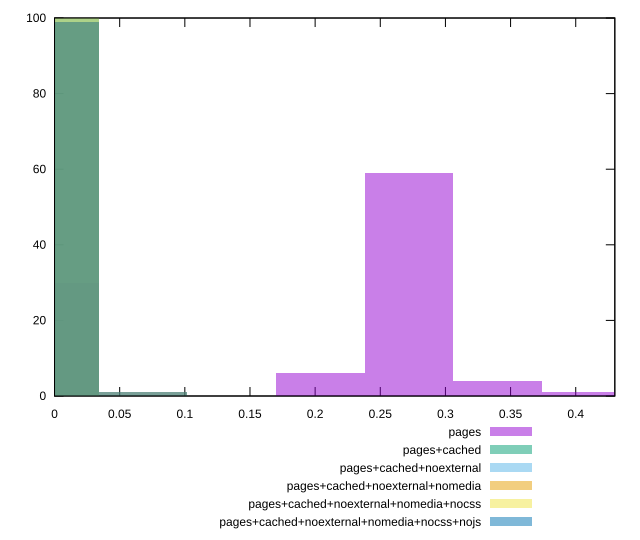

gnuplot code for this plot:
reset

$pages <<EOF
0.4081057584054284 1
0.27207050560361895 59
0.3400881320045237 4
0.2040528792027142 6
0 30
EOF

$pagesCached <<EOF
0 100
EOF

$pagesCachedNoexternal <<EOF
0 100
EOF

$pagesCachedNoexternalNomedia <<EOF
0 99
0.06801762640090474 1
EOF

$pagesCachedNoexternalNomediaNocss <<EOF
0 100
EOF

$pagesCachedNoexternalNomediaNocssNojs <<EOF
0 99
0.06801762640090474 1
EOF

set key outside below
set boxwidth 0.06801762640090474
set xrange [0:0.43]
set yrange [0:100]
set trange [0:100]
set style fill transparent solid 0.5 noborder
set terminal svg size 640, 540 enhanced background rgb 'white'
set output "reprap/uses-text-compression/comparison/histogram/all_score.svg"

plot $pages title "pages" with boxes, \
     $pagesCached title "pages+cached" with boxes, \
     $pagesCachedNoexternal title "pages+cached+noexternal" with boxes, \
     $pagesCachedNoexternalNomedia title "pages+cached+noexternal+nomedia" with boxes, \
     $pagesCachedNoexternalNomediaNocss title "pages+cached+noexternal+nomedia+nocss" with boxes, \
     $pagesCachedNoexternalNomediaNocssNojs title "pages+cached+noexternal+nomedia+nocss+nojs" with boxes

reset
